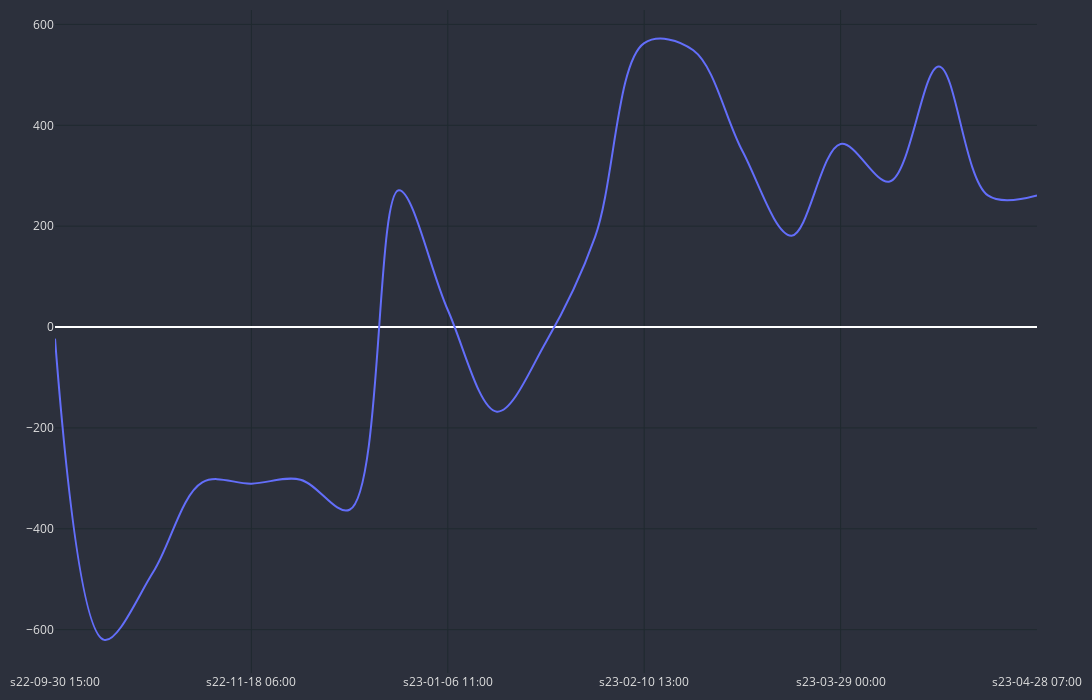

This figure's notebook cell:
### Code cell
cp = CandlePlot(df_trades, candles=False)
cp.show_plot(line_traces=['GAIN_C'])

### Figure 1 — Plotly figure (JSON) as saved in the notebook; plotly's stock layout.template omitted (floating-point values rounded to 4 significant figures)
{"data": [{"line": {"shape": "spline", "width": 2}, "name": "GAIN_C", "type": "scatter", "x": ["s22-09-30 15:00", "s22-10-10 15:00", "s22-10-13 20:00", "s22-11-03 01:00", "s22-11-18 06:00", "s22-11-29 05:00", "s22-12-07 02:00", "s22-12-19 01:00", "s23-01-06 11:00", "s23-01-13 10:00", "s23-01-19 18:00", "s23-02-01 04:00", "s23-02-10 13:00", "s23-03-07 17:00", "s23-03-22 16:00", "s23-03-24 00:00", "s23-03-29 00:00", "s23-04-07 09:00", "s23-04-10 06:00", "s23-04-26 16:00", "s23-04-28 07:00"], "y": [-23.1, -620.2, -485.7, -308.0, -310.5, -302.6, -362.2, 271.2, 33.8, -167.7, -29.5, 178.8, 562.9, 548.8, 349.0, 181.2, 363.0, 288.5, 516.7, 261.0, 261.0]}], "layout": {"font": {"color": "#e1e1e1", "size": 12}, "height": 700, "margin": {"b": 10, "l": 10, "r": 10, "t": 10}, "paper_bgcolor": "#2c303c", "plot_bgcolor": "#2c303c", "width": 1450, "xaxis": {"gridcolor": "#1f292f", "nticks": 5, "rangeslider": {"visible": false}}, "yaxis": {"gridcolor": "#1f292f"}}}
